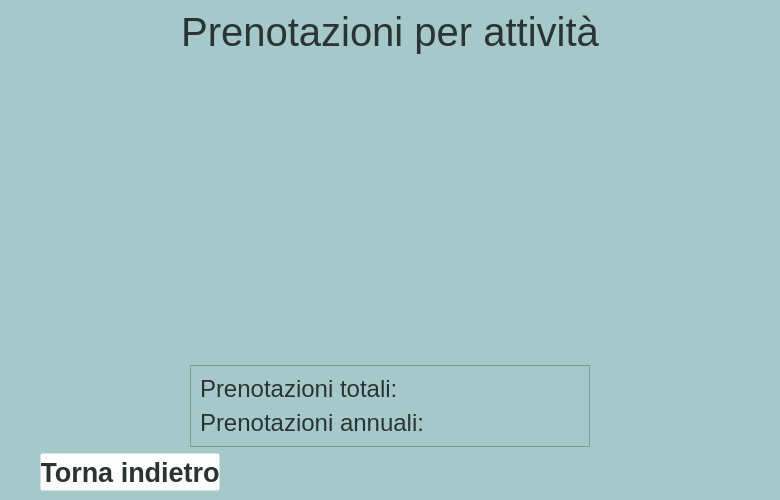
<?xml version="1.0" encoding="UTF-8"?>
<ui version="4.0">
 <class>MainWindow</class>
 <widget class="QMainWindow" name="MainWindow">
  <property name="geometry">
   <rect>
    <x>0</x>
    <y>0</y>
    <width>780</width>
    <height>500</height>
   </rect>
  </property>
  <property name="minimumSize">
   <size>
    <width>780</width>
    <height>500</height>
   </size>
  </property>
  <property name="windowTitle">
   <string>MainWindow</string>
  </property>
  <widget class="QWidget" name="centralwidget">
   <property name="minimumSize">
    <size>
     <width>780</width>
     <height>500</height>
    </size>
   </property>
   <layout class="QGridLayout" name="gridLayout">
    <property name="leftMargin">
     <number>0</number>
    </property>
    <property name="topMargin">
     <number>0</number>
    </property>
    <property name="rightMargin">
     <number>0</number>
    </property>
    <property name="bottomMargin">
     <number>0</number>
    </property>
    <item row="0" column="0">
     <widget class="QWidget" name="widget" native="true">
      <property name="minimumSize">
       <size>
        <width>780</width>
        <height>500</height>
       </size>
      </property>
      <property name="styleSheet">
       <string notr="true">background-color: rgb(165, 201, 202);</string>
      </property>
      <layout class="QHBoxLayout" name="horizontalLayout_8">
       <property name="leftMargin">
        <number>0</number>
       </property>
       <property name="rightMargin">
        <number>0</number>
       </property>
       <item>
        <spacer name="horizontalSpacer_6">
         <property name="orientation">
          <enum>Qt::Horizontal</enum>
         </property>
         <property name="sizeType">
          <enum>QSizePolicy::Fixed</enum>
         </property>
         <property name="sizeHint" stdset="0">
          <size>
           <width>40</width>
           <height>20</height>
          </size>
         </property>
        </spacer>
       </item>
       <item>
        <layout class="QVBoxLayout" name="verticalLayout_3">
         <item>
          <widget class="QLabel" name="title2">
           <property name="sizePolicy">
            <sizepolicy hsizetype="Preferred" vsizetype="Fixed">
             <horstretch>0</horstretch>
             <verstretch>0</verstretch>
            </sizepolicy>
           </property>
           <property name="font">
            <font>
             <family>Arial</family>
             <pointsize>30</pointsize>
            </font>
           </property>
           <property name="styleSheet">
            <string notr="true">
color:rgb(44, 51, 51);</string>
           </property>
           <property name="text">
            <string>Prenotazioni per attività</string>
           </property>
           <property name="alignment">
            <set>Qt::AlignCenter</set>
           </property>
          </widget>
         </item>
         <item>
          <widget class="QWidget" name="frame_grafico" native="true">
           <property name="minimumSize">
            <size>
             <width>0</width>
             <height>250</height>
            </size>
           </property>
           <property name="styleSheet">
            <string notr="true"/>
           </property>
          </widget>
         </item>
         <item>
          <widget class="QWidget" name="widget_4" native="true">
           <property name="sizePolicy">
            <sizepolicy hsizetype="Preferred" vsizetype="Preferred">
             <horstretch>0</horstretch>
             <verstretch>231</verstretch>
            </sizepolicy>
           </property>
           <property name="minimumSize">
            <size>
             <width>0</width>
             <height>0</height>
            </size>
           </property>
           <property name="maximumSize">
            <size>
             <width>16777215</width>
             <height>235</height>
            </size>
           </property>
           <layout class="QVBoxLayout" name="verticalLayout_2">
            <property name="leftMargin">
             <number>0</number>
            </property>
            <property name="topMargin">
             <number>0</number>
            </property>
            <property name="rightMargin">
             <number>0</number>
            </property>
            <property name="bottomMargin">
             <number>0</number>
            </property>
            <item>
             <layout class="QHBoxLayout" name="horizontalLayout_5">
              <item>
               <spacer name="horizontalSpacer">
                <property name="orientation">
                 <enum>Qt::Horizontal</enum>
                </property>
                <property name="sizeType">
                 <enum>QSizePolicy::Fixed</enum>
                </property>
                <property name="sizeHint" stdset="0">
                 <size>
                  <width>50</width>
                  <height>20</height>
                 </size>
                </property>
               </spacer>
              </item>
              <item>
               <widget class="QFrame" name="frame_2">
                <layout class="QHBoxLayout" name="horizontalLayout_4">
                 <property name="leftMargin">
                  <number>0</number>
                 </property>
                 <property name="topMargin">
                  <number>0</number>
                 </property>
                 <property name="rightMargin">
                  <number>0</number>
                 </property>
                 <property name="bottomMargin">
                  <number>0</number>
                 </property>
                 <item>
                  <widget class="QPushButton" name="pushButton_prima">
                   <property name="maximumSize">
                    <size>
                     <width>40</width>
                     <height>16777215</height>
                    </size>
                   </property>
                   <property name="font">
                    <font>
                     <family>Arial</family>
                     <pointsize>20</pointsize>
                     <weight>75</weight>
                     <bold>true</bold>
                    </font>
                   </property>
                   <property name="styleSheet">
                    <string notr="true">QPushButton
{

background-color: rgba(255, 255, 255, 0);
border-radius:15px;
padding:5px;

}
QPushButton:hover
{

background-color: rgba(255, 255, 255, 0);
border-radius:15px;
padding:5px;
}

QPushButton:pressed
{
background-color: rgb(11, 102, 116);
border-radius:15px;
padding:5px;
}</string>
                   </property>
                   <property name="text">
                    <string/>
                   </property>
                   <property name="icon">
                    <iconset>
                     <normaloff>icons/left-arrow.png</normaloff>icons/left-arrow.png</iconset>
                   </property>
                   <property name="iconSize">
                    <size>
                     <width>20</width>
                     <height>20</height>
                    </size>
                   </property>
                  </widget>
                 </item>
                 <item>
                  <widget class="QLabel" name="anno">
                   <property name="font">
                    <font>
                     <family>Arial</family>
                     <pointsize>20</pointsize>
                    </font>
                   </property>
                   <property name="styleSheet">
                    <string notr="true">color: rgb(31, 38, 39);</string>
                   </property>
                   <property name="text">
                    <string/>
                   </property>
                   <property name="alignment">
                    <set>Qt::AlignCenter</set>
                   </property>
                  </widget>
                 </item>
                 <item>
                  <widget class="QPushButton" name="pushButton_dopo">
                   <property name="maximumSize">
                    <size>
                     <width>40</width>
                     <height>16777215</height>
                    </size>
                   </property>
                   <property name="font">
                    <font>
                     <family>Arial</family>
                     <pointsize>20</pointsize>
                     <weight>75</weight>
                     <bold>true</bold>
                    </font>
                   </property>
                   <property name="styleSheet">
                    <string notr="true">QPushButton
{

background-color: rgba(255, 255, 255, 0);
border-radius:15px;
padding:5px;

}
QPushButton:hover
{

background-color: rgba(255, 255, 255, 0);
border-radius:15px;
padding:5px;
}

QPushButton:pressed
{
background-color: rgb(11, 102, 116);
border-radius:15px;
padding:5px;
}</string>
                   </property>
                   <property name="text">
                    <string/>
                   </property>
                   <property name="icon">
                    <iconset>
                     <normaloff>icons/right-arrow.png</normaloff>icons/right-arrow.png</iconset>
                   </property>
                   <property name="iconSize">
                    <size>
                     <width>20</width>
                     <height>20</height>
                    </size>
                   </property>
                  </widget>
                 </item>
                </layout>
               </widget>
              </item>
              <item>
               <spacer name="horizontalSpacer_2">
                <property name="orientation">
                 <enum>Qt::Horizontal</enum>
                </property>
                <property name="sizeType">
                 <enum>QSizePolicy::Fixed</enum>
                </property>
                <property name="sizeHint" stdset="0">
                 <size>
                  <width>50</width>
                  <height>20</height>
                 </size>
                </property>
               </spacer>
              </item>
             </layout>
            </item>
            <item>
             <layout class="QHBoxLayout" name="horizontalLayout_6">
              <item>
               <spacer name="horizontalSpacer_4">
                <property name="orientation">
                 <enum>Qt::Horizontal</enum>
                </property>
                <property name="sizeType">
                 <enum>QSizePolicy::Fixed</enum>
                </property>
                <property name="sizeHint" stdset="0">
                 <size>
                  <width>150</width>
                  <height>20</height>
                 </size>
                </property>
               </spacer>
              </item>
              <item>
               <widget class="QFrame" name="frame">
                <property name="frameShape">
                 <enum>QFrame::StyledPanel</enum>
                </property>
                <property name="frameShadow">
                 <enum>QFrame::Raised</enum>
                </property>
                <layout class="QVBoxLayout" name="verticalLayout">
                 <item>
                  <layout class="QHBoxLayout" name="horizontalLayout">
                   <item>
                    <widget class="QLabel" name="title2_2">
                     <property name="minimumSize">
                      <size>
                       <width>0</width>
                       <height>20</height>
                      </size>
                     </property>
                     <property name="font">
                      <font>
                       <family>Arial</family>
                       <pointsize>18</pointsize>
                      </font>
                     </property>
                     <property name="styleSheet">
                      <string notr="true">
color:rgb(44, 51, 51);</string>
                     </property>
                     <property name="text">
                      <string>Prenotazioni totali:</string>
                     </property>
                    </widget>
                   </item>
                   <item>
                    <widget class="QLabel" name="prenotazioni_tot">
                     <property name="minimumSize">
                      <size>
                       <width>0</width>
                       <height>20</height>
                      </size>
                     </property>
                     <property name="font">
                      <font>
                       <family>Arial</family>
                       <pointsize>18</pointsize>
                      </font>
                     </property>
                     <property name="styleSheet">
                      <string notr="true">
color:rgb(44, 51, 51);</string>
                     </property>
                     <property name="text">
                      <string/>
                     </property>
                    </widget>
                   </item>
                  </layout>
                 </item>
                 <item>
                  <layout class="QHBoxLayout" name="horizontalLayout_2">
                   <item>
                    <widget class="QLabel" name="title2_3">
                     <property name="minimumSize">
                      <size>
                       <width>0</width>
                       <height>20</height>
                      </size>
                     </property>
                     <property name="font">
                      <font>
                       <family>Arial</family>
                       <pointsize>18</pointsize>
                      </font>
                     </property>
                     <property name="styleSheet">
                      <string notr="true">
color:rgb(44, 51, 51);</string>
                     </property>
                     <property name="text">
                      <string>Prenotazioni annuali:</string>
                     </property>
                    </widget>
                   </item>
                   <item>
                    <widget class="QLabel" name="prenotazioni_annuali">
                     <property name="minimumSize">
                      <size>
                       <width>0</width>
                       <height>20</height>
                      </size>
                     </property>
                     <property name="font">
                      <font>
                       <family>Arial</family>
                       <pointsize>18</pointsize>
                      </font>
                     </property>
                     <property name="styleSheet">
                      <string notr="true">
color:rgb(44, 51, 51);</string>
                     </property>
                     <property name="text">
                      <string/>
                     </property>
                    </widget>
                   </item>
                  </layout>
                 </item>
                </layout>
               </widget>
              </item>
              <item>
               <spacer name="horizontalSpacer_3">
                <property name="orientation">
                 <enum>Qt::Horizontal</enum>
                </property>
                <property name="sizeType">
                 <enum>QSizePolicy::Fixed</enum>
                </property>
                <property name="sizeHint" stdset="0">
                 <size>
                  <width>150</width>
                  <height>20</height>
                 </size>
                </property>
               </spacer>
              </item>
             </layout>
            </item>
            <item>
             <layout class="QHBoxLayout" name="horizontalLayout_7">
              <item>
               <widget class="QPushButton" name="pushButton_back">
                <property name="minimumSize">
                 <size>
                  <width>180</width>
                  <height>0</height>
                 </size>
                </property>
                <property name="font">
                 <font>
                  <family>Arial</family>
                  <pointsize>20</pointsize>
                  <weight>75</weight>
                  <bold>true</bold>
                 </font>
                </property>
                <property name="styleSheet">
                 <string notr="true">QPushButton
{

background-color: rgba(255, 255, 255, 0);
color:rgb(44, 51, 51);
height:30px;
width:55px;
}
QPushButton:hover
{
text-decoration: underline solid;
background-color: rgba(255, 255, 255, 0);
color: rgb(52, 119, 134);
height:30px;
width:55px;
}
QPushButton:pressed
{

color:rgb(44, 51, 51);
height:30px;
width:55px;
}

</string>
                </property>
                <property name="text">
                 <string>Torna indietro</string>
                </property>
                <property name="icon">
                 <iconset>
                  <normaloff>icons/reply.png</normaloff>icons/reply.png</iconset>
                </property>
                <property name="iconSize">
                 <size>
                  <width>20</width>
                  <height>20</height>
                 </size>
                </property>
               </widget>
              </item>
              <item>
               <spacer name="horizontalSpacer_7">
                <property name="orientation">
                 <enum>Qt::Horizontal</enum>
                </property>
                <property name="sizeHint" stdset="0">
                 <size>
                  <width>40</width>
                  <height>20</height>
                 </size>
                </property>
               </spacer>
              </item>
             </layout>
            </item>
           </layout>
          </widget>
         </item>
        </layout>
       </item>
       <item>
        <spacer name="horizontalSpacer_5">
         <property name="orientation">
          <enum>Qt::Horizontal</enum>
         </property>
         <property name="sizeType">
          <enum>QSizePolicy::Fixed</enum>
         </property>
         <property name="sizeHint" stdset="0">
          <size>
           <width>40</width>
           <height>20</height>
          </size>
         </property>
        </spacer>
       </item>
      </layout>
     </widget>
    </item>
   </layout>
  </widget>
 </widget>
 <resources>
  <include location="test.qrc"/>
 </resources>
 <connections/>
</ui>
